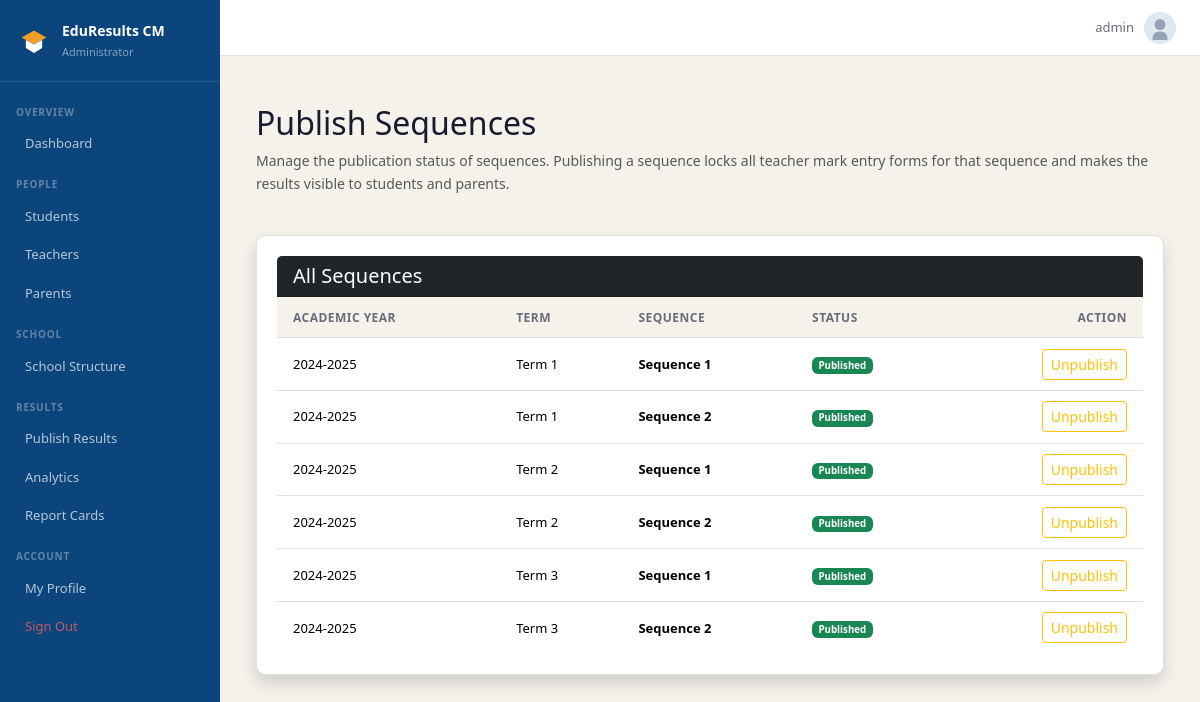
Screenshot of /school/admin/publish/ (signed in) with the database file from the repository.
### accounts/models.py (models this page shows, shortened)
class User(AbstractUser):
    ROLE_CHOICES = [
        ('admin',   'Administrator'),
        ('teacher', 'Teacher'),
        ('student', 'Student'),
        ('parent',  'Parent'),
    ]
    role = models.CharField(max_length=10, choices=ROLE_CHOICES, default='student')
    def is_admin(self):   return self.role == 'admin'

### school/models.py (models this page shows, shortened)
class Sequence(models.Model):
    SEQ_CHOICES = [('1', 'Sequence 1'), ('2', 'Sequence 2')]
    term         = models.ForeignKey(Term, on_delete=models.CASCADE,
                                     related_name='sequences')
    name         = models.CharField(max_length=1, choices=SEQ_CHOICES)
    is_published = models.BooleanField(default=False)
    class Meta:
        ordering = ['term', 'name']
        unique_together = ['term', 'name']

class Term(models.Model):
    TERM_CHOICES = [('1', 'Term 1'), ('2', 'Term 2'), ('3', 'Term 3')]
    academic_year = models.ForeignKey(AcademicYear, on_delete=models.CASCADE,
                                      related_name='terms')
    name          = models.CharField(max_length=1, choices=TERM_CHOICES)
    class Meta:
        ordering = ['academic_year', 'name']
        unique_together = ['academic_year', 'name']

class AcademicYear(models.Model):
    label      = models.CharField(max_length=20)        # e.g. "2024-2025"
    start_date = models.DateField()
    end_date   = models.DateField()
    is_active  = models.BooleanField(default=False)
    class Meta:
        ordering = ['-start_date']

### school/views.py (the view, shortened to what this page needs)
# urls.py: path('admin/publish/', views.admin_publish_sequence, name='publish_sequence'),
@login_required
@role_required('admin')
def admin_publish_sequence(request):
    sequences = Sequence.objects.all().select_related('term__academic_year').order_by(
        '-term__academic_year__start_date', 'term', 'name'
    )
    return render(request, 'school/publish_sequence.html', {
        'sequences': sequences
    })

### templates/school/publish_sequence.html (shortened to what this page needs)
{% extends 'base.html' %}
{% block content %}
<div class="container mt-4">
    <div class="row mb-4">
        <div class="col">
            <h2>Publish Sequences</h2>
            <p class="text-muted">Manage the publication status of sequences. Publishing a sequence locks all teacher mark entry forms for that sequence and makes the results visible to students and parents.</p>
        </div>
    </div>
    <div class="card shadow">
        <div class="card-header bg-dark text-white">
            <h5 class="mb-0">All Sequences</h5>
        </div>
        <div class="card-body p-0">
            <div class="table-responsive">
                <table class="table table-hover mb-0 align-middle">
                    <thead class="table-light">
                        <tr>
                            <th>Academic Year</th>
                            <th>Term</th>
                            <th>Sequence</th>
                            <th>Status</th>
                            <th class="text-end">Action</th>
                        </tr>
                    </thead>
                    <tbody>
                        {% for sequence in sequences %}
                            <tr>
                                <td>{{ sequence.term.academic_year.label }}</td>
                                <td>Term {{ sequence.term.name }}</td>
                                <td class="fw-bold">Sequence {{ sequence.name }}</td>
                                <td>
                                    {% if sequence.is_published %}
                                        <span class="badge bg-success"> Published</span>
                                    {% else %}
                                        <span class="badge bg-secondary"><i class="ti ti-lock-open"></i> Draft / Open</span>
                                    {% endif %}
                                </td>
                                <td class="text-end">
                                    <form method="post" class="d-inline">
                                        {% if sequence.is_published %}
                                            <button type="submit" name="action" value="unpublish" class="btn btn-sm btn-outline-warning" onclick="return confirm('Are you sure you want to unpublish this sequence? Marks will become editable again.');">
                                                 Unpublish
                                            </button>
                                        {% else %}
                                            <button type="submit" name="action" value="publish" class="btn btn-sm btn-success" onclick="return confirm('Are you sure you want to publish this sequence? Marks will be locked and an email notification will be sent to parents.');">
                                                <i class="ti ti-lock"></i> Publish
                                            </button>
                                        {% endif %}
                                    </form>
                                </td>
                            </tr>
                        {% empty %}
                            <tr>
                                <td colspan="5" class="text-center py-4">No sequences have been created yet.</td>
                            </tr>
                        {% endfor %}
                    </tbody>
                </table>
            </div>
        </div>
    </div>
</div>
{% endblock %}

### templates/base.html (shortened to what this page needs)
{% load static %}
<!DOCTYPE html>
<html lang="en">
<head>
  <link href="https://cdn.jsdelivr.net/npm/bootstrap@5.3.3/dist/css/bootstrap.min.css" rel="stylesheet">
  <link href="https://cdn.jsdelivr.net/npm/@tabler/icons-webfont@latest/dist/tabler-icons.min.css" rel="stylesheet">
  <link href="{% static 'css/main.css' %}" rel="stylesheet">
</head>
<body>
{% if user.is_authenticated %}
<div class="app-layout">
  <aside class="sidebar" id="sidebar">
    <a href="{% url 'accounts:dashboard' %}" class="sidebar-logo" style="text-decoration: none;">
      <div class="sidebar-logo-icon" style="background: transparent;">
        <img src="{% static 'img/favicon.svg' %}" alt="Logo" style="width: 36px; height: 36px;">
      </div>
      <div>
        <div class="sidebar-app-name text-white">EduResults CM</div>
        <div class="sidebar-role">
          {% if user.is_admin %}Administrator
          {% elif user.is_teacher %}Teacher Portal
          {% elif user.is_student %}Student Portal
          {% elif user.is_parent %}Parent Portal
          {% endif %}
        </div>
      </div>
    </a>
    <nav class="sidebar-nav">
      {% if user.is_admin %}
      <div class="nav-section">Overview</div>
      <a href="{% url 'accounts:dashboard' %}" class="nav-item {% block nav_dashboard %}{% endblock %}">
         Dashboard
      </a>
      <div class="nav-section">People</div>
      <a href="{% url 'accounts:manage_students' %}" class="nav-item {% block nav_students %}{% endblock %}">
         Students
      </a>
      <a href="{% url 'accounts:manage_teachers' %}" class="nav-item {% block nav_teachers %}{% endblock %}">
         Teachers
      </a>
      <a href="{% url 'accounts:manage_parents' %}" class="nav-item {% block nav_parents %}{% endblock %}">
         Parents
      </a>
      <div class="nav-section">School</div>
      <a href="{% url 'school:structure' %}" class="nav-item {% block nav_structure %}{% endblock %}">
         School Structure
      </a>
      <div class="nav-section">Results</div>
      <a href="{% url 'school:publish_sequence' %}" class="nav-item {% block nav_marks %}{% endblock %}">
         Publish Results
      </a>
      <a href="{% url 'reports:analytics' %}" class="nav-item {% block nav_analytics %}{% endblock %}">
         Analytics
      </a>
      <a href="{% url 'reports:admin_hub' %}" class="nav-item {% block nav_reports %}{% endblock %}">
         Report Cards
      </a>
      {% endif %}
      <div class="nav-section">Account</div>
      <a href="{% url 'accounts:password_change' %}" class="nav-item {% block nav_profile %}{% endblock %}">
         My Profile
      </a>
      <a href="{% url 'accounts:logout' %}" class="nav-item nav-item-danger">
         Sign Out
      </a>
    </nav>
  </aside>
  <div class="main-wrapper">
    <header class="topbar">
      <a href="{% url 'accounts:password_change' %}" class="topbar-user text-decoration-none text-dark">
        <span class="topbar-name">{{ user.get_full_name|default:user.username }}</span>
        <img class="topbar-avatar" src="{% static 'img/default-avatar.svg' %}" alt="Avatar">
      </a>
    </header>
    <main class="main-content">
      {% block content %}{% endblock %}
    </main>
  </div>
</div>
{% else %}
  {% block auth_content %}{% endblock %}
{% endif %}
</body>
</html>

### static/css/main.css (style rules this page uses)
:root { --navy: #0C447C; --navy-mid: #378ADD; --navy-light: #E6F1FB; --amber: #BA7517; --amber-mid: #EF9F27; --amber-light:#FAEEDA; --teal: #0F6E56; --teal-light: #E1F5EE; --red: #A32D2D; --red-light: #FCEBEB; --surface: #F4F2EB; --border: #E2DFD6; --text: #1A1A2E; --text-muted: #6B6B7A; --white: #FFFFFF; --sidebar-w: 220px; }
*, *::before, *::after { box-sizing: border-box; margin: 0; padding: 0; }
body { font-family: 'Segoe UI', Arial, sans-serif; background: var(--surface); color: var(--text); font-size: 14px; line-height: 1.6; }
a { color: var(--navy-mid); text-decoration: none; }
.app-layout { display: flex; min-height: 100vh; overflow-x: hidden; }
.sidebar { width: var(--sidebar-w); background: var(--navy); display: flex; flex-direction: column; flex-shrink: 0; position: fixed; top: 0; left: 0; height: 100vh; overflow-y: auto; z-index: 100; transition: transform .25s ease; }
.sidebar-logo { display: flex; align-items: center; gap: 10px; padding: 1.25rem 1rem; border-bottom: 1px solid rgba(255,255,255,.1); }
.sidebar-logo-icon { width: 36px; height: 36px; background: rgba(255,255,255,.15); border-radius: 8px; display: flex; align-items: center; justify-content: center; font-size: 18px; color: #fff; flex-shrink: 0; }
.sidebar-app-name { font-size: 14px; font-weight: 600; color: #fff; }
.sidebar-role { font-size: 11px; color: rgba(255,255,255,.5); margin-top: 1px; }
.sidebar-nav { padding: .5rem 0 1rem; flex: 1; }
.nav-section { font-size: 10px; font-weight: 600; color: rgba(255,255,255,.35); text-transform: uppercase; letter-spacing: .08em; padding: .85rem 1rem .3rem; }
.nav-item { display: flex; align-items: center; gap: 9px; padding: .55rem 1rem; font-size: 13px; color: rgba(255,255,255,.7); transition: all .15s; border-right: 3px solid transparent; }
.nav-item-danger { color: rgba(255,100,100,.75) !important; }
.main-wrapper { margin-left: var(--sidebar-w); flex: 1; display: flex; flex-direction: column; min-height: 100vh; }
.topbar { height: 56px; background: var(--white); border-bottom: 1px solid var(--border); display: flex; align-items: center; padding: 0 1.5rem; gap: 1rem; position: sticky; top: 0; z-index: 50; }
.topbar-user { display: flex; align-items: center; gap: 10px; }
.topbar-name { font-size: 13px; color: var(--text-muted); }
.topbar-avatar { width: 32px; height: 32px; background: var(--navy-light); color: var(--navy); border-radius: 50%; display: flex; align-items: center; justify-content: center; font-size: 12px; font-weight: 700; }
.main-content { padding: 1.5rem; flex: 1; }
.card { background: var(--white); border: 1px solid var(--border); border-radius: 10px; padding: 1.25rem; margin-bottom: 1rem; }
.table { margin: 0; font-size: 13px; }
.table thead th { background: var(--surface); border-bottom: 1px solid var(--border); font-weight: 600; font-size: 12px; color: var(--text-muted); text-transform: uppercase; letter-spacing: .04em; padding: .65rem 1rem; }
.table tbody td { padding: .65rem 1rem; border-bottom: 1px solid var(--border); vertical-align: middle; }
.table tbody tr:last-child td { border-bottom: none; }

### rows the page displays
User: get_full_name "admin"
Sequence: term.academic_year.label "2024-2025", term.name "1", name "1", is_published "Published"
Sequence: term.academic_year.label "2024-2025", term.name "1", name "2", is_published "Published"
Sequence: term.academic_year.label "2024-2025", term.name "2", name "1", is_published "Published"
Sequence: term.academic_year.label "2024-2025", term.name "2", name "2", is_published "Published"
Sequence: term.academic_year.label "2024-2025", term.name "3", name "1", is_published "Published"
Sequence: term.academic_year.label "2024-2025", term.name "3", name "2", is_published "Published"
